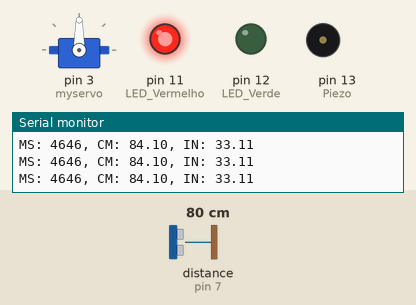
A sketch run on a simulated Arduino Uno, built with avr-gcc and run on an emulated ATmega328P. Shown: servo, output pins drawn as LEDs (lit = HIGH), buzzer (waves = sounding), the last lines printed to the serial monitor. Wiring (inferred from the names in the program): ultrasonic range finder: trigger pin 6; echo pin 7. Inputs (shaded band) come from the test bench; at power-on: distance to the obstacle (sensor on pin 7) 80 cm. The echo pulse lasts 58.3 µs per cm; pins used as bus, display or sensor lines are not drawn.

Above: at 1.2 s.
1.3 s: distance to the obstacle (sensor on pin 7) set to 11 cm
2.8 s: distance to the obstacle (sensor on pin 7) set to 8 cm
At 3.28 s:
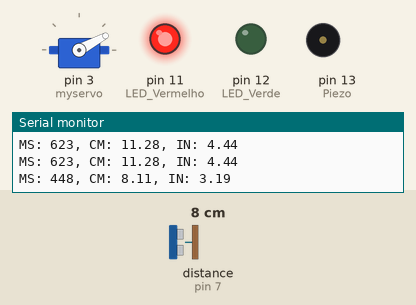
At 5.7 s:
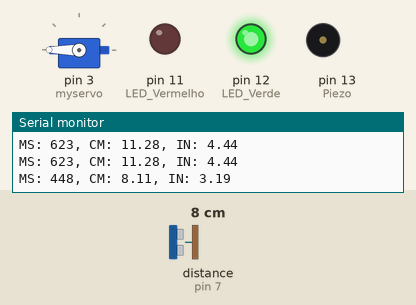
5.8 s: distance to the obstacle (sensor on pin 7) set to 18 cm
At 12.2 s:
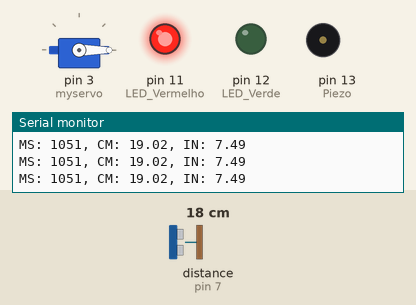
Timing chart, 0 to 13.7 s (numbered marks = the images above; inputs shaded):
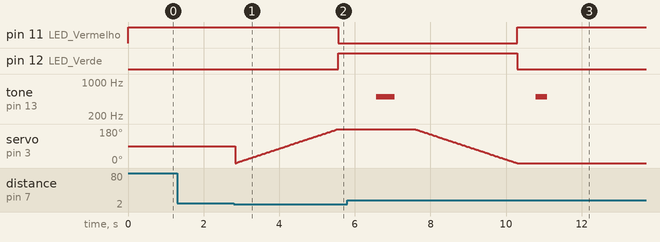

The sketch:

codePorta.ino
```cpp
#include <Servo.h>
#include <Ultrasonic.h>

#define TRIGGER_PIN  6
#define ECHO_PIN     7

Servo myservo;
Ultrasonic ultrasonic(TRIGGER_PIN, ECHO_PIN);

int pos = 0;
int bips = 0;

void setup() {
  Serial.begin(9600);
  myservo.attach(3);   // Servo Motor.
  pinMode(11, OUTPUT); // LED Vermelho.
  pinMode(12, OUTPUT); // LED Verde.
  pinMode(13, OUTPUT); // Piezo.
}

void loop() {
  float cmMsec, inMsec;
  long microsec = ultrasonic.timing();
  cmMsec = ultrasonic.convert(microsec, Ultrasonic::CM);
  inMsec = ultrasonic.convert(microsec, Ultrasonic::IN);
  Serial.print("MS: ");
  Serial.print(microsec);
  Serial.print(", CM: ");
  Serial.print(cmMsec);
  Serial.print(", IN: ");
  Serial.println(inMsec);
  //delay(1000);

  if (cmMsec <= 10) {
    if (pos == 0) {
      for (pos = 0; pos <= 180; pos += 1) {
        myservo.write(pos);
        delay(15);
      }
      digitalWrite(12, HIGH);
      digitalWrite(11, LOW);
      delay(1000);
      bips += 1;
      pos = 180;
      if (bips == 1) {
        tone(13, 500, 500);
        delay(500);
      } else {
        digitalWrite(13, LOW);
      }
    }
  } else {
    if (pos == 180) {
      delay(500);
      for (pos = 180; pos >= 0; pos -= 1) {
        myservo.write(pos);
        delay(15);
      }
      digitalWrite(11, HIGH);
      digitalWrite(12, LOW);
      delay(500);
      bips += 1;
      pos = 0;
      if (bips == 2) {
        tone(13, 500, 300);
        delay(700);
      } else {
        digitalWrite(13, LOW);
      }
      bips = 0;
    }
    digitalWrite(11, HIGH);
  }
}
```

Measured:
- the behaviour switches between 10 and 9 cm on distance to the obstacle (sensor on pin 7) (found by bisection; images 0 and 1)
- after the input at 2.8 s, pin 11 (LED_Vermelho): HIGH → LOW after 2.8 s; pin 12 (LED_Verde): LOW → HIGH after 2.8 s
- after the input at 5.8 s, pin 11 (LED_Vermelho): LOW → HIGH after 4.5 s; pin 12 (LED_Verde): HIGH → LOW after 4.5 s; servo on pin 3 (myservo): moves from 180° to 0° over 2.7 s, starting after 1.8 s
